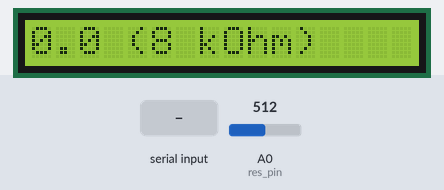
The sketch below on a simulated Arduino Uno, built with avr-gcc and run on an emulated ATmega328P. On the bench: 16×1 character LCD. The test bench sets the inputs (shaded band); at power-on: A0 (res_pin) = 512. What the sketch prints to the serial monitor is not drawn.

Above: at 1.5 s.
1.6 s: "90,45\n" received over Serial
At 2.9 s:
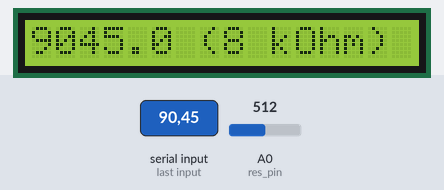
3.2 s: A0 (res_pin) set to 306
At 3.7 s:
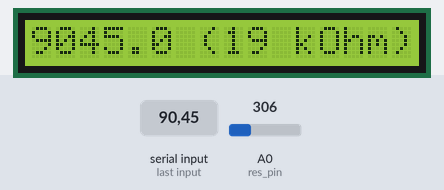
4.7 s: "10\n" received over Serial
At 5.3 s:
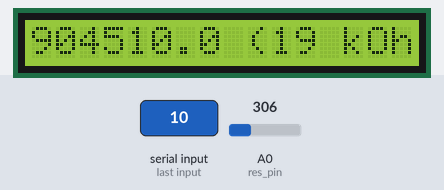
6.3 s: A0 (res_pin) set to 158
At 7.5 s:
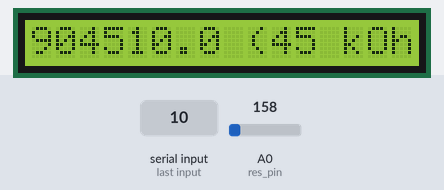
9.3 s: A0 (res_pin) set to 133
At 10.7 s:
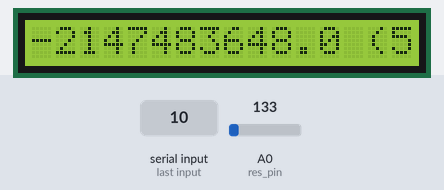
11.0 s: byte 61 ('=') received over Serial
At 11.29 s:
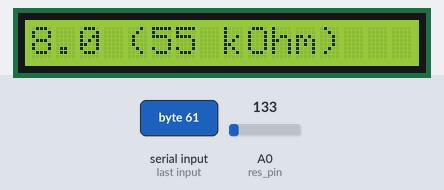
Timing chart, 0 to 14.0 s (numbered marks = the images above; inputs shaded):
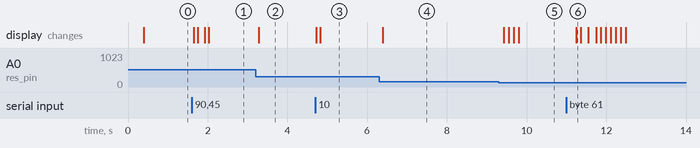

The sketch:

calc.ino
```cpp
#include <Wire.h>
#include <LiquidCrystal_I2C.h>

#define KOhm 1000
#define CALC_DBG 1
const int res_pin = A0;

char lastOp = ' ';
short loopCnt = 0;

LiquidCrystal_I2C lcd(0x27, 16, 1);

double fabs_(double num) {
  if(num < 0) return -num;
  return num;
}

long _lround(double f) {
  return (long)round(f);
}

const int V_in = 5;    // voltage at 5V pin of arduino
double V_out = 0;      // voltage at res_pin pin of arduino

const double R1 = 8.2 * KOhm;  // known resistance

#if CALC_DBG
double oldRes = 0.0, newRes = 0.0; // for displayDbl(...) filter
#endif

double oldResist = 0.0; // for loop() filter
long lastTap = 0;

// 'I' for inital, '+' for add & input, '-' for minus & input,
// '*' for multiple & input, '/' for divise & input, '=' for equal & input.
char currentState = 0;

double current = 0.0;
double last = 0.0;
bool hasSign = false;

const double TOTAL_RES = 85.1 * KOhm;
double BUTTON_OPPO[2] = {84.0 * KOhm, 84.2 * KOhm};
double BUTTON_DIVI[2] = {80.0 * KOhm, 81.4 * KOhm};
double BUTTON_MULT[2] = {74.5 * KOhm, 75.9 * KOhm};
double BUTTON_MINU[2] = {64.7 * KOhm, 65.9 * KOhm};
double BUTTON_ADD [2] = {37.3 * KOhm, 38.6 * KOhm};
double BUTTON_NUM0[2] = {79.1 * KOhm, 79.4 * KOhm};
double BUTTON_NUM9[2] = {70.0 * KOhm, 71.2 * KOhm};
double BUTTON_NUM8[2] = {54.3 * KOhm, 55.0 * KOhm};
double BUTTON_NUM7[2] = {17.2 * KOhm, 17.4 * KOhm};
double BUTTON_NUM6[2] = {68.7 * KOhm, 69.0 * KOhm};
double BUTTON_NUM5[2] = {50.0 * KOhm, 51.0 * KOhm};
double BUTTON_NUM4[2] = { 7.0 * KOhm,  7.4 * KOhm};
double BUTTON_NUM3[2] = {48.0 * KOhm, 49.3 * KOhm};
double BUTTON_NUM2[2] = { 2.7 * KOhm,  3.0 * KOhm};
double BUTTON_NUM1[2] = {40.2 * KOhm, 40.7 * KOhm};
double BUTTON_EQUA[2] = { 0.8 * KOhm,  1.6 * KOhm};
double BUTTON_CLR [2] = { 4.0 * KOhm,  4.7 * KOhm};

char getCharFromRes(double res) {
  if(res >= TOTAL_RES - 0.3 * KOhm) {
    if(res >= TOTAL_RES * 2) {
      Serial.println("Resistance too big");
    }
    return 'N';
  }
  else if(BUTTON_NUM1[0] <= res && res <= BUTTON_NUM1[1])
      return '1';
  else if(BUTTON_NUM2[0] <= res && res <= BUTTON_NUM2[1])
      return '2';
  else if(BUTTON_NUM3[0] <= res && res <= BUTTON_NUM3[1])
      return '3';
  else if(BUTTON_NUM4[0] <= res && res <= BUTTON_NUM4[1])
      return '4';
  else if(BUTTON_NUM5[0] <= res && res <= BUTTON_NUM5[1])
      return '5';
  else if(BUTTON_NUM6[0] <= res && res <= BUTTON_NUM6[1])
      return '6';
  else if(BUTTON_NUM7[0] <= res && res <= BUTTON_NUM7[1])
      return '7';
  else if(BUTTON_NUM8[0] <= res && res <= BUTTON_NUM8[1])
      return '8';
  else if(BUTTON_NUM9[0] <= res && res <= BUTTON_NUM9[1])
      return '9';
  else if(BUTTON_NUM0[0] <= res && res <= BUTTON_NUM0[1])
      return '0';
  else if(BUTTON_ADD [0] <= res && res <= BUTTON_ADD [1])
      return '+';
  else if(BUTTON_MINU[0] <= res && res <= BUTTON_MINU[1])
      return '-';
  else if(BUTTON_MULT[0] <= res && res <= BUTTON_MULT[1])
      return '*';
  else if(BUTTON_DIVI[0] <= res && res <= BUTTON_DIVI[1])
      return '/';
  else if(BUTTON_EQUA[0] <= res && res <= BUTTON_EQUA[1])
      return '=';
  else if(BUTTON_OPPO[0] <= res && res <= BUTTON_OPPO[1])
      return '#';
  else if(BUTTON_CLR [0] <= res && res <= BUTTON_CLR [1])
      return '!';
  else {
      Serial.print("Failed to match resistance: ");
      Serial.print(res / 1000);
      Serial.println(" kOhm");
      return 'N';
  }
}

void displayDbl(double num) {
  lcd.clear();
  lcd.setCursor(0, 0);
  if(num < 0) {
    num = -num;
    lcd.print('-');
  }
  int chunk = (num - (int)num) * 1000;
  while(chunk != 0 && chunk % 10 == 0) chunk /= 10;
  lcd.print((long)num);
  lcd.print('.');
  lcd.print(chunk);
#if CALC_DBG
  newRes = getResistance();
  if(fabs_(newRes - oldRes) > 0.5 * KOhm) {
    oldRes = newRes;
  }
  lcd.print(" (");
  lcd.print(int(_lround(oldRes / 1000)));
  lcd.print(" kOhm)");
#endif
}

void resetAll() {
  current = 0.0;
  last = 0.0;
  hasSign = false;
  Serial.println("Reset status");
  showResult();
  currentState = 'I';
}
void showResult() {
  double result = 0.0;
  Serial.print("result: ");
  if(!hasSign) {
    result = current;
  } else {
    result = last;
    current = last;
  }
  Serial.println(result, 4);
  displayDbl(result);
  currentState = '=';
  return;
}
void updateState() {
  switch(currentState) {
    case 'I':
      break;
    case '=':
      lastOp = currentState;
      last = 0.0;
      break;
    case '+':
      lastOp = currentState;
      last = last + current;
      break;
    case '-':
      lastOp = currentState;
      last = last - current;
      break;
    case '*':
      lastOp = currentState;
      last = last * current;
      break;
    case '/':
      lastOp = currentState;
      last = last / current;
      break;
  }
  currentState = 'I';
}
void handleChar(char ch) {
  // handle numbers
  if(ch >= '0' && ch <= '9') {
    if(currentState == '=') {
      resetAll();
    }
    lastOp = ' ';
    current *= 10;
    current += (double)(ch - '0');
    displayDbl(current);
    return;
  }

  // handle symbols
  switch (ch) {
    case '+':
      updateState();
      currentState = ch;
      last = current;
      current = 0.0;
      break;
    case '-':
      updateState();
      currentState = ch;
      last = current;
      current = 0.0;
      break;
    case '*':
      updateState();
      currentState = ch;
      last = current;
      current = 0.0;
      break;
    case '/':
      updateState();
      currentState = ch;
      last = current;
      current = 0.0;
      break;
    case '=':
      updateState();
      showResult();
      hasSign = true;
      return;  // to prevent disableDbl(...) invoked again
    case '?':
      Serial.print("[DBG] currentState:");
      Serial.println(currentState);
      Serial.print("[DBG] current:");
      Serial.println(current);
      Serial.print("[DBG] last:");
      Serial.println(last);
      Serial.println("----------------");
      return;
    case '!':
      resetAll();
      return;
    case '#':
      updateState();
      currentState = 'I';
      current *= -1.0;
      showResult();
      return;
    default:
      Serial.print("Failed to recognize ");
      Serial.println(ch);
      return;
  }
  hasSign = true;
  displayDbl(current);
}

double getResistance() {
  int a2d_data = analogRead(res_pin);
  V_out = (a2d_data / 1024.0) * V_in;
  if(V_out < 0.03) {
    V_out = 0.03;  // to prevent devision by zero
  }
  double R2 = R1 * ((V_in - V_out) / V_out);
  return R2;
}

void setup() {
  Serial.begin(9600);
  lcd.init();
  lcd.backlight();
  delay(300);
  showResult();
}
void loop() {
  if(Serial.available() > 0) {
    char ch = Serial.read();
    if(ch == 10) return;
    lastTap = millis();
    handleChar(ch);
  }
  loopCnt += 1;
  loopCnt %= 5;
  if(loopCnt == 4) {
    lastOp = ' ';
  }
  const double currResist = getResistance();
  if(fabs_(currResist - oldResist) < 0.4 * KOhm) {
    if(millis() - lastTap < 100) {
      Serial.println("Tap too frequently");
      delay(80);
      return;
    }
  }
  oldResist = currResist;

  displayDbl(current);

  lastTap = millis();
  char ch = getCharFromRes(currResist);
  if(ch == 'N') {
    delay(80);
    return;
  }
  if(lastOp != ' ') {
    if(ch < '0' || ch > '9') {
      Serial.print("Debounce: ");
      Serial.println(ch);
      delay(80);
      return;
    }
  }
  handleChar(ch);
  delay(80);
}
```

Measured:
- after the input at 1.6 s, the display: first changes after 0.05 s (image 1 shows a later state)
- after the input at 3.2 s, the display: changes after 0.08 s (image 2)
- after the input at 4.7 s, the display: first changes at once (image 3 shows a later state)
- after the input at 6.3 s, the display: changes after 0.09 s (image 4)
- after the input at 9.3 s, the display: first changes after 0.13 s (image 5 shows a later state)
- after the input at 11.0 s, the display: changes after 0.24 s (image 6)
